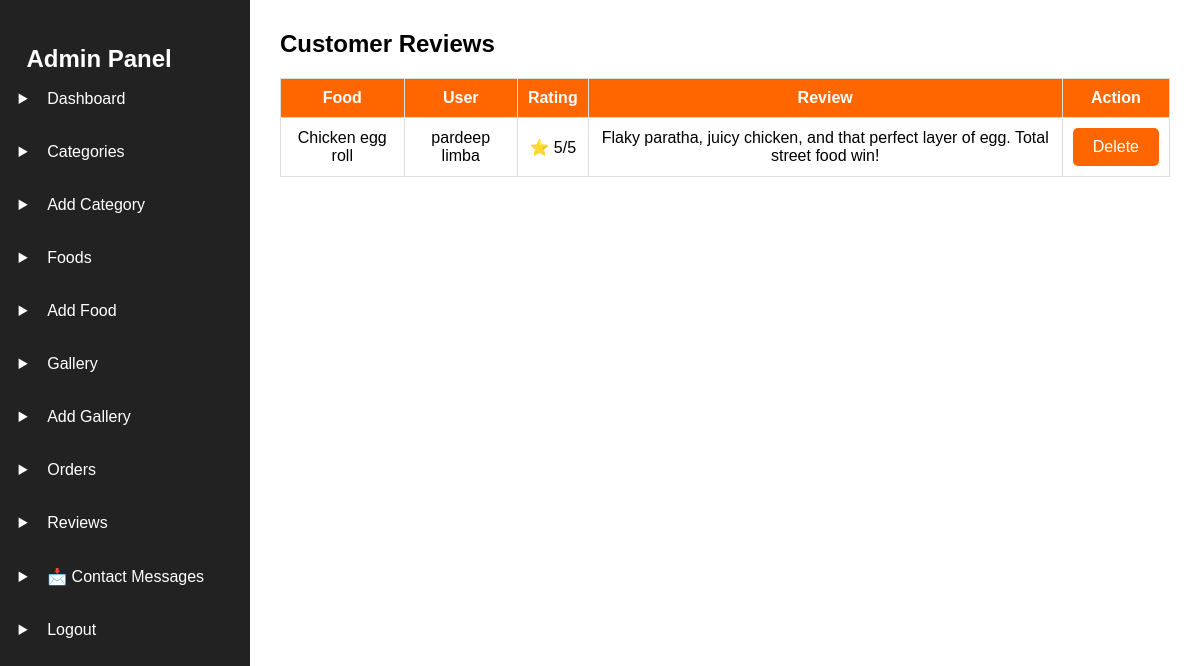
The app's page /admin/reviews (signed in) with its own data.
### models.py (models this page shows, shortened)
class Review(db.Model):
    __tablename__ = "reviews"
    id = db.Column(db.Integer, primary_key=True)
    food_id = db.Column(
        db.Integer,
        db.ForeignKey("foods.id"),
        nullable=False
    )
    user_id = db.Column(
        db.Integer,
        db.ForeignKey("users.id"),
        nullable=False
    )
    rating = db.Column(
        db.Integer,
        nullable=False
    )
    comment = db.Column(
        db.Text,
        nullable=False
    )
    created_at = db.Column(
        db.DateTime,
        server_default=db.func.now()
    )
    food = db.relationship(
        "Food",
        backref="reviews"
    )
    user = db.relationship(
        "User",
        backref="reviews"
    )

class Food(db.Model):
    __tablename__ = "foods"
    id = db.Column(db.Integer, primary_key=True)
    category_id = db.Column(
        db.Integer,
        db.ForeignKey("categories.id"),
        nullable=False
    )
    name = db.Column(db.String(100), nullable=False)
    description = db.Column(db.Text)
    price = db.Column(db.Float, nullable=False)
    discount = db.Column(db.Integer, default=0)
    image = db.Column(db.String(200))
    available = db.Column(db.Boolean, default=True)
    created_at = db.Column(
        db.DateTime,
        server_default=db.func.now()
    )
    order_items = db.relationship(
        "OrderItem",
        back_populates="food",
        lazy=True,
    )

class User(UserMixin, db.Model):
    __tablename__ = "users"
    id = db.Column(db.Integer, primary_key=True)
    name = db.Column(db.String(100), nullable=False)
    email = db.Column(db.String(120), unique=True, nullable=False)
    password = db.Column(db.String(255), nullable=False)
    role = db.Column(db.String(20), default="customer")
    created_at = db.Column(
        db.DateTime,
        server_default=db.func.now()
    )
    orders = db.relationship(
        "Order",
        back_populates="user",
        lazy=True,
        cascade="all, delete-orphan"
    )

### app.py (the view)
@app.route("/admin/reviews")
@admin_required
def reviews():
    reviews = Review.query.order_by(
        Review.id.desc()
    ).all()
    return render_template(
        "admin/reviews.html",
        reviews=reviews
    )

### app.py (called while the page is built)
@login_manager.user_loader
def load_user(user_id):
    return db.session.get(User, int(user_id))

@app.context_processor
def cart_count():
    cart = session.get("cart", {})
    total_items = sum(cart.values())
    return dict(cart_count=total_items)

### utils.py (called while the page is built)
def admin_required(func):
    @wraps(func)
    def wrapper(*args, **kwargs):
        if not current_user.is_authenticated:
            flash("Please login first.", "danger")
            return redirect(url_for("login"))
        if current_user.role != "admin":
            flash("Access denied!", "danger")
            return redirect(url_for("home"))
        return func(*args, **kwargs)
    return wrapper

### templates/admin/reviews.html
{% extends "admin/admin_base.html" %}
{% block content %}
<h2>Customer Reviews</h2>
<table>
    <tr>
        <th>Food</th>
        <th>User</th>
        <th>Rating</th>
        <th>Review</th>
        <th>Action</th>
    </tr>
    {% for review in reviews %}
    <tr>
        <td>{{ review.food.name }}</td>
        <td>{{ review.user.name }}</td>
        <td>⭐ {{ review.rating }}/5</td>
        <td>{{ review.comment }}</td>
        <td>
            <a href="{{ url_for('delete_review', review_id=review.id) }}" class="btn"
                onclick="return confirm('Delete this review?')">
                Delete
            </a>
        </td>
    </tr>
    {% endfor %}
</table>
{% endblock %}

### static/css/admin.css (style rules this page uses)
* { margin:0; padding:0; box-sizing:border-box; font-family:Arial, sans-serif; }
body { background:#f4f4f4; }
table { width:100%; border-collapse:collapse; margin-top:20px; }
table th, table td { border:1px solid #ddd; padding:10px; text-align:center; }
table th { background:#ff6600; color:white; }
.btn { display:inline-block; background:#ff6600; color:white; padding:10px 20px; text-decoration:none; border:none; border-radius:5px; cursor:pointer; }

### records on screen
Review: food.name "Chicken egg roll", user.name "pardeep limba", rating "5", comment "Flaky paratha, juicy chicken, and that perfect layer of egg. Total street food win!"
